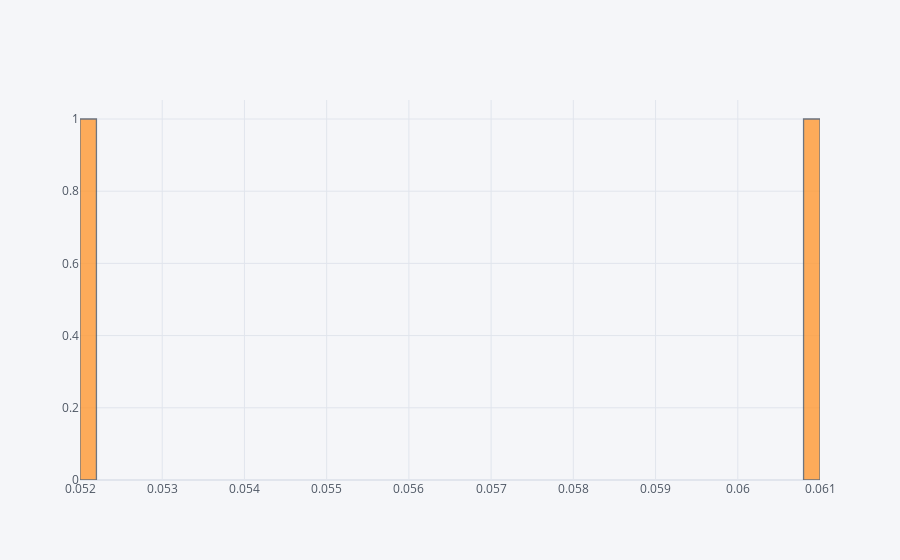

Notebook source saved alongside this figure:
### Code cell
print(df.groupby('gender')['stroke'].mean().sort_values())
print()
df.groupby('gender')['stroke'].mean().iplot(kind='histogram',subplots=True,bins=50)

### Figure 1 — Plotly figure (JSON) as saved in the notebook; plotly's stock layout.template omitted (floating-point values rounded to 4 significant figures)
{"data": [{"histfunc": "count", "histnorm": "", "marker": {"color": "rgba(255, 153, 51, 1.0)", "line": {"color": "#4D5663", "width": 1.3}}, "name": "stroke", "nbinsx": 50, "opacity": 0.8, "orientation": "v", "type": "histogram", "x": [0.05204, 0.06088], "xaxis": "x", "yaxis": "y"}], "layout": {"barmode": "overlay", "legend": {"bgcolor": "#F5F6F9", "font": {"color": "#4D5663"}}, "paper_bgcolor": "#F5F6F9", "plot_bgcolor": "#F5F6F9", "title": {"font": {"color": "#4D5663"}}, "xaxis": {"anchor": "y", "domain": [0, 1], "gridcolor": "#E1E5ED", "showgrid": true, "tickfont": {"color": "#4D5663"}, "title": {"font": {"color": "#4D5663"}, "text": ""}, "zerolinecolor": "#E1E5ED"}, "yaxis": {"anchor": "x", "domain": [0, 1], "gridcolor": "#E1E5ED", "showgrid": true, "tickfont": {"color": "#4D5663"}, "title": {"font": {"color": "#4D5663"}, "text": ""}, "zerolinecolor": "#E1E5ED"}}}
